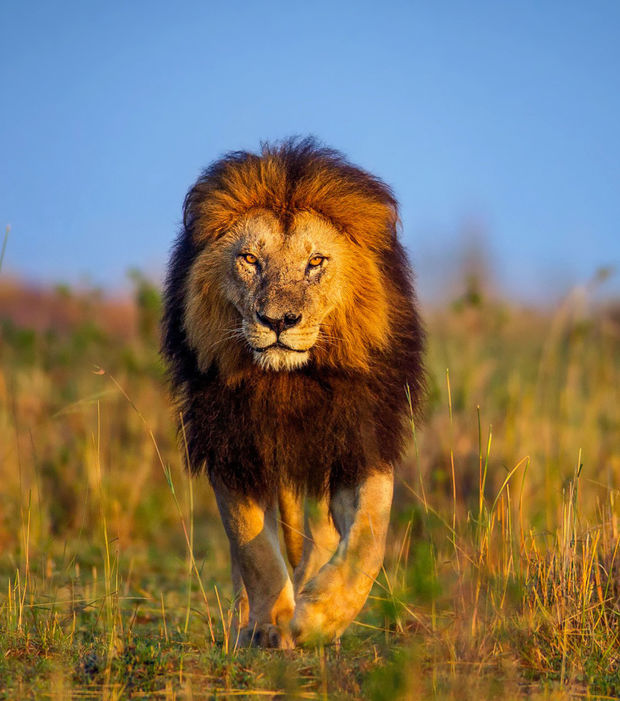
%> input picture images/lion.jpg, 620 x 701 px
$ octave --eval "afficherEnergie(imread('images/lion.jpg'));"   (GNU Octave 9; MATLAB toolbox functions it lacks are replaced by stand-ins)
%> lines starting %> are read from the running program, lines starting %| are printed output that depends on the picture
function [ ] = afficherEnergie( I )
%AFFICHERENERGIE Summary of this function goes here
%   Detailed explanation goes here

    [L,C,dim]=size(I);
%> L = 701; C = 620; dim = 3

    %Masque pour calculer gradient image
        M=[ 0 -1 0; -1 4 -1 ; 0 -1 0];

    E=zeros(L,C);
    for i=1:dim
        E(:,:,i)=conv2(I(:,:,i),M,'same'); %same , pour recuperer une image de meme taille que I
    end
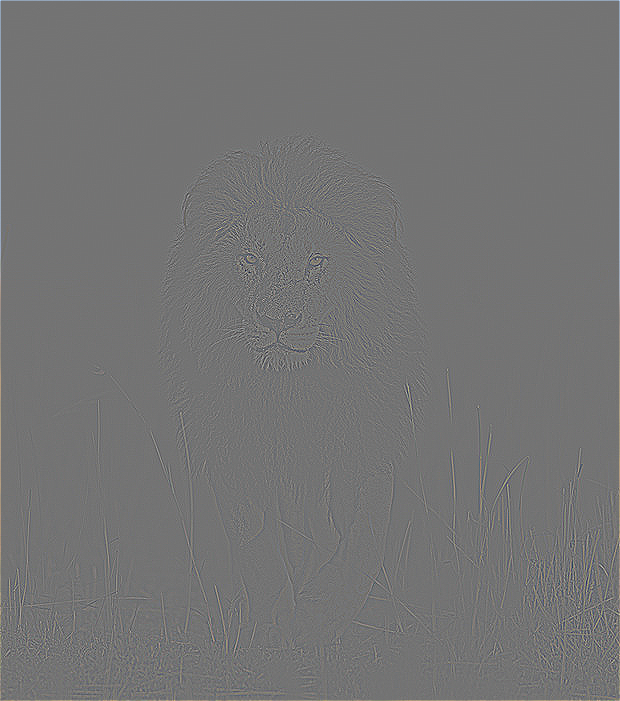
%> E: size 701x620x3 double; mean R, G, B 0.7, 0.7, 0.7; drawn with min black and max white
    E=1/dim*sum(E,3);
%> E: size 701x620 double

    U=uint8(E);
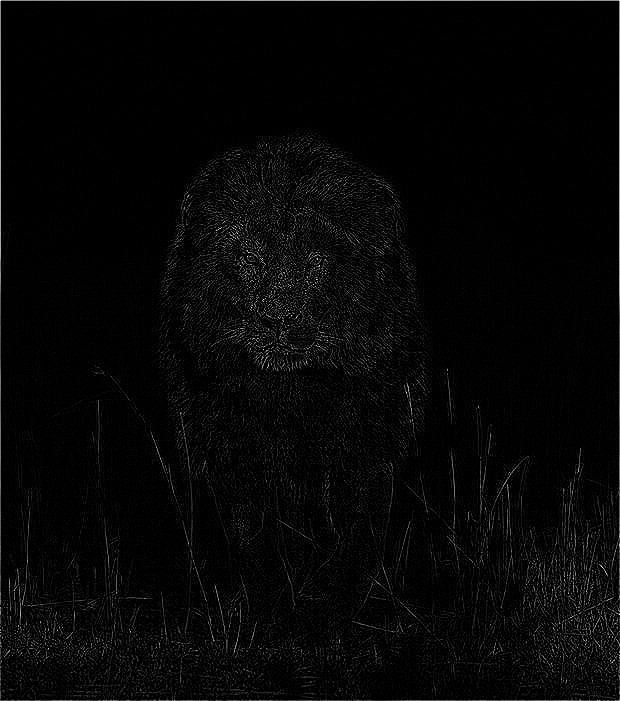
%> U: size 701x620 uint8; min 0, max 255, mean 6.1
    imshow(U);

end

$ run again, on images/paysage1.jpg
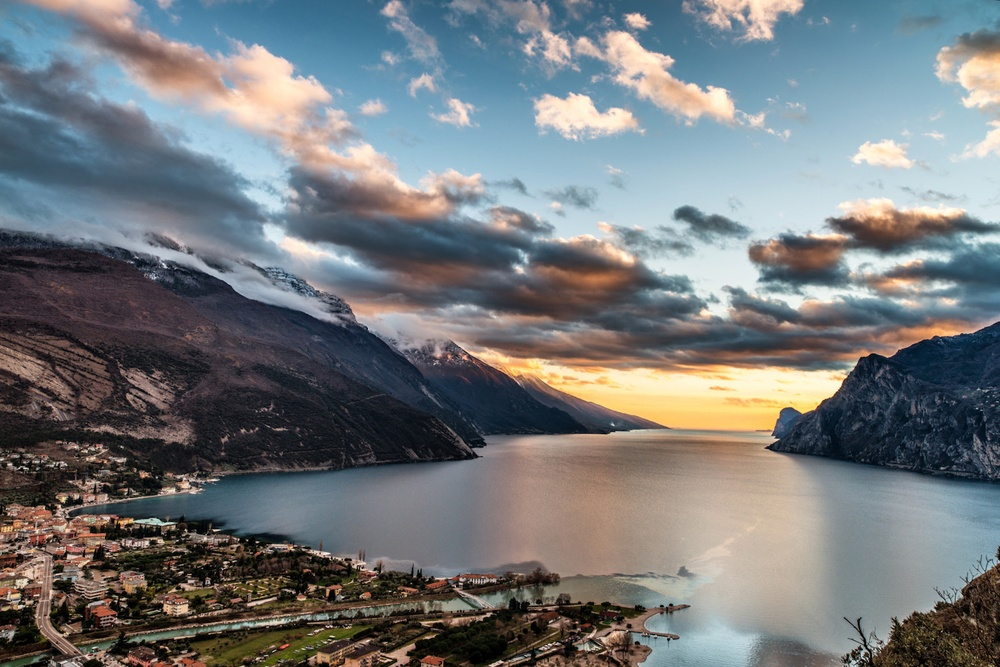
%> input picture images/paysage1.jpg, 1000 x 667 px, shrunk from 1618 x 1080 before the run
%> in afficherEnergie, `U=uint8(E);`:
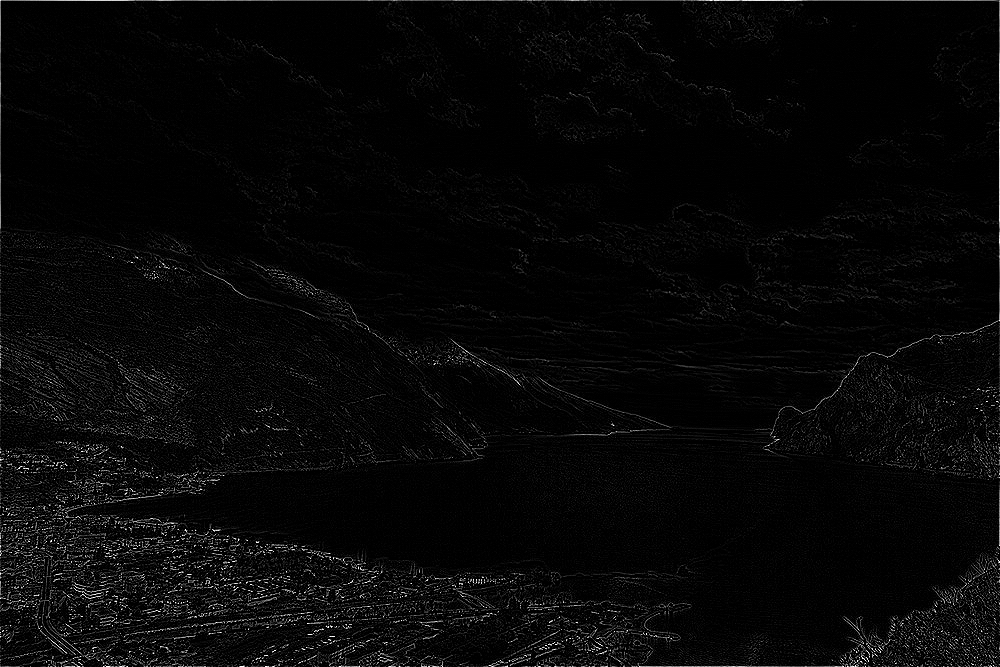
%> U: size 667x1000 uint8; min 0, max 255, mean 7.5

$ run again, on images/paysage2.jpg
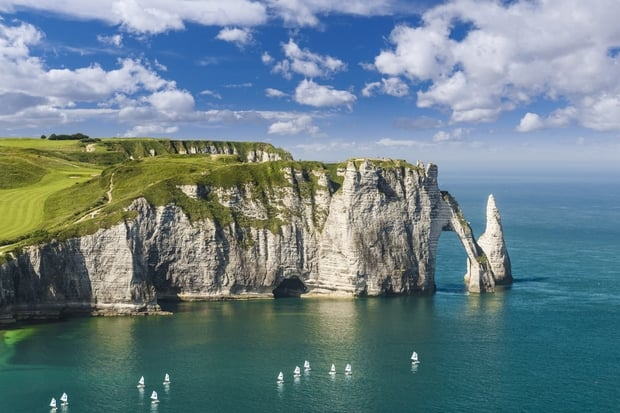
%> input picture images/paysage2.jpg, 620 x 413 px
%> after the loop in afficherEnergie, `for i=1:dim`:
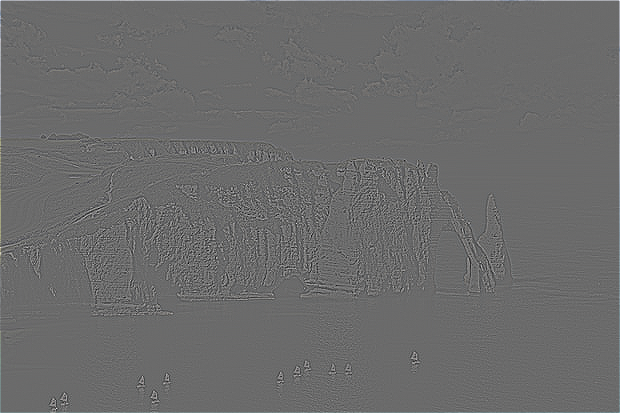
%> E: size 413x620x3 double; mean R, G, B 0.8, 1.1, 1.2; drawn with min black and max white
%> in afficherEnergie, `U=uint8(E);`:
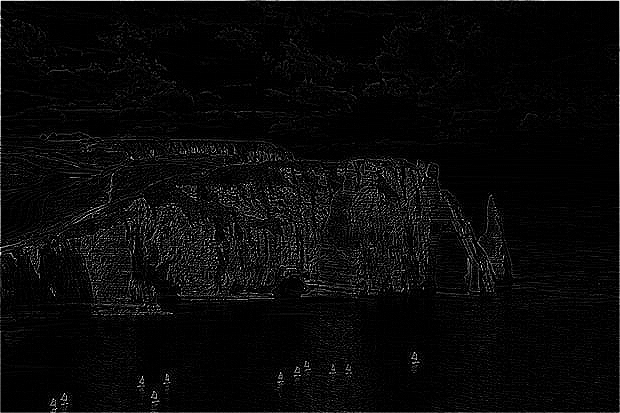
%> U: size 413x620 uint8; min 0, max 255, mean 9.1
